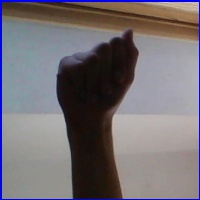
#> input picture A1.jpg, 200 x 200 px, given in place of the camera
$ python hand_detection.py
#> lines starting #> are read from the running program, lines starting #| are printed output that depends on the picture; after the words box and inside, x2 and y2 are one past the last pixel; in counts of white or black regions, pixels touching at a corner belong together
import cv2
import numpy as np

# Initialize webcam
cap = cv2.VideoCapture(0)

while True:
    ret, frame = cap.read()
#> frame is the input picture: shape (200, 200, 3); mean B, G, R 116.7, 111.5, 117.2

    # Convert to HSV
    hsv = cv2.cvtColor(frame, cv2.COLOR_BGR2HSV)
#> hsv: shape (200, 200, 3); mean H, S, V 58.1, 59.6, 128.5

    # Create a mask for skin color
    lower_skin = np.array([0, 20, 70], dtype=np.uint8)
    upper_skin = np.array([20, 255, 255], dtype=np.uint8)
    mask = cv2.inRange(hsv, lower_skin, upper_skin)
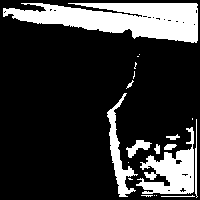
#> mask: shape (200, 200); 20.4% white; 20 white regions (10 under 20 px), largest, box (x1, y1, x2, y2) and area: (3, 3, 198, 43) 4863, (136, 127, 194, 194) 1836, (107, 93, 138, 197) 873

    # Apply morphological transformations to filter out the background noise
    kernel = np.ones((5, 5), np.uint8)
    mask = cv2.dilate(mask, kernel, iterations=4)
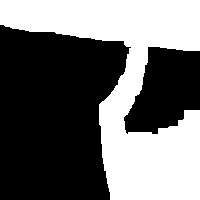
#> mask: shape (200, 200); 42.8% white; 1 white region
    mask = cv2.GaussianBlur(mask, (5, 5), 100)
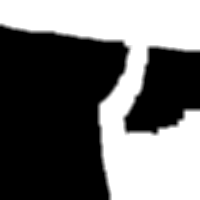
#> mask: shape (200, 200); min 0, max 255, mean 109

    # Find contours
    contours, _ = cv2.findContours(mask, cv2.RETR_EXTERNAL, cv2.CHAIN_APPROX_SIMPLE)
#> contours = 1 contour; box (x1, y1, x2, y2) and area: (0, 0, 200, 200) 17832

    # Draw bounding box for the largest contour
    for contour in contours:
        area = cv2.contourArea(contour)

        # Filter based on area
        if 20000 < area < 40000:
            x, y, w, h = cv2.boundingRect(contour)

            if y > frame.shape[0]//2:
                cv2.rectangle(frame, (x, y), (x+w, y+h), (0, 255, 0), 2)
#> this loop made 1 pass
#> area on pass 1: 17832.5

    # Display the output
    cv2.imshow('Hand Detection', frame)

    if cv2.waitKey(1) & 0xFF == ord('q'):
#> (key q is pressed here)
        break

cap.release()
cv2.destroyAllWindows()
